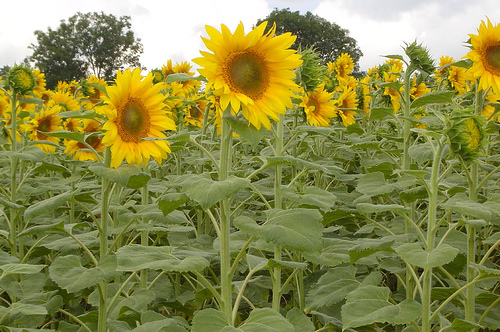
#> input picture src/image/01/1.jpg, 500 x 332 px, found by its file name
$ jupyter execute Lesson16.ipynb
#> lines starting #> are read from the running program, lines starting #| are printed output that depends on the picture
[cell 1]
#Bo loc Gaussian

from PIL import Image
import numpy as np
import matplotlib.pyplot as plt
from scipy import ndimage

# Đọc ảnh
image_path = 'D:/Python/computervision/image/01/1.jpg'
image = Image.open(image_path)
#> image is the input picture: PIL image 500x332 RGB; mean R, G, B 139.4, 139.2, 74.1

# Ảnh xám
gray_image = image.convert('L')
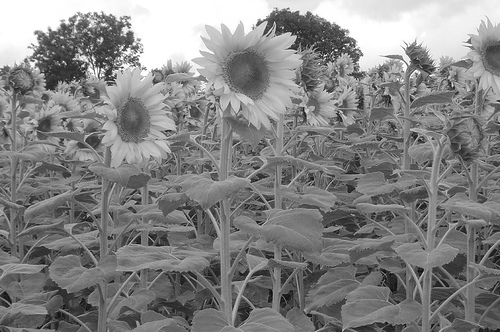
#> gray_image: PIL image 500x332 L; min 1, max 255, mean 131.8

# Chuyển ảnh xám về mảng
image_a = np.array(gray_image)

# Làm mờ ảnh xám với bộ lọc Gaussian
blurred_image_a = ndimage.gaussian_filter(image_a, sigma=1, mode="constant")
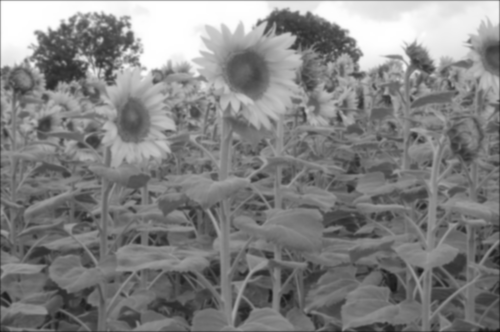
#> blurred_image_a: shape (332, 500); min 11, max 255, mean 130.3
blurred_image_b = ndimage.gaussian_filter(image_a, sigma=3, mode="constant")
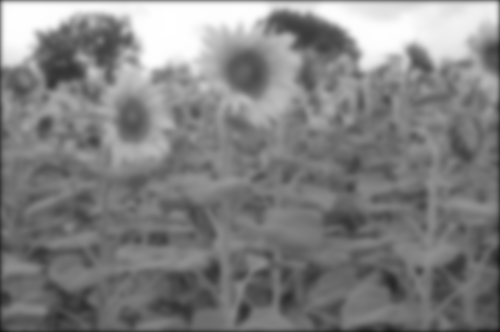
#> blurred_image_b: shape (332, 500); min 16, max 255, mean 129
blurred_image_c = ndimage.gaussian_filter(image_a, sigma=5, mode="constant")
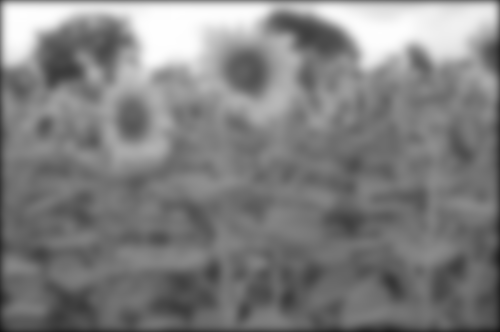
#> blurred_image_c: shape (332, 500); min 19, max 254, mean 127.7

# Hiển thị ảnh
fig, axs = plt.subplots(2,2, figsize=(10, 8))

plt.subplot(2,2,1)
plt.imshow(gray_image, cmap='gray')
plt.title('Ảnh xám gốc')

plt.subplot(2,2,2)
plt.imshow(blurred_image_a, cmap='gray')
plt.title('sigma=1')

plt.subplot(2,2,3)
plt.imshow(blurred_image_b, cmap='gray')
plt.title('sigma=3')

plt.subplot(2,2,4)
plt.imshow(blurred_image_c, cmap='gray')
plt.title('sigma=5')

$ run again, with src/image/01/2.jpg copied over src/image/01/1.jpg
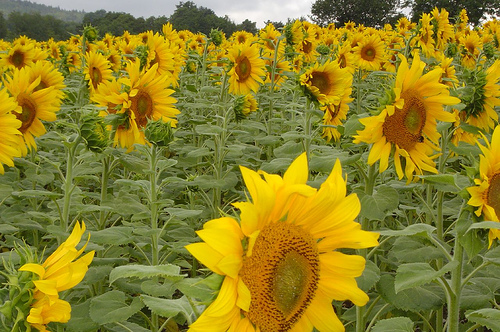
#> input picture src/image/01/2.jpg, 500 x 332 px, found by its file name
#> image is the input picture: PIL image 500x332 RGB; mean R, G, B 140.8, 128.7, 37.6
#> `blurred_image_b = ndimage.gaussian_filter(image_a, sigma=3, mode="cons..`:
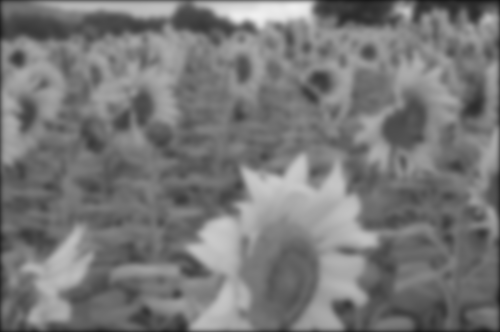
#> blurred_image_b: shape (332, 500); min 23, max 239, mean 119.4
#> `[cell 1] #Bo loc Gaussian  from PIL import Image import numpy as np im..`:
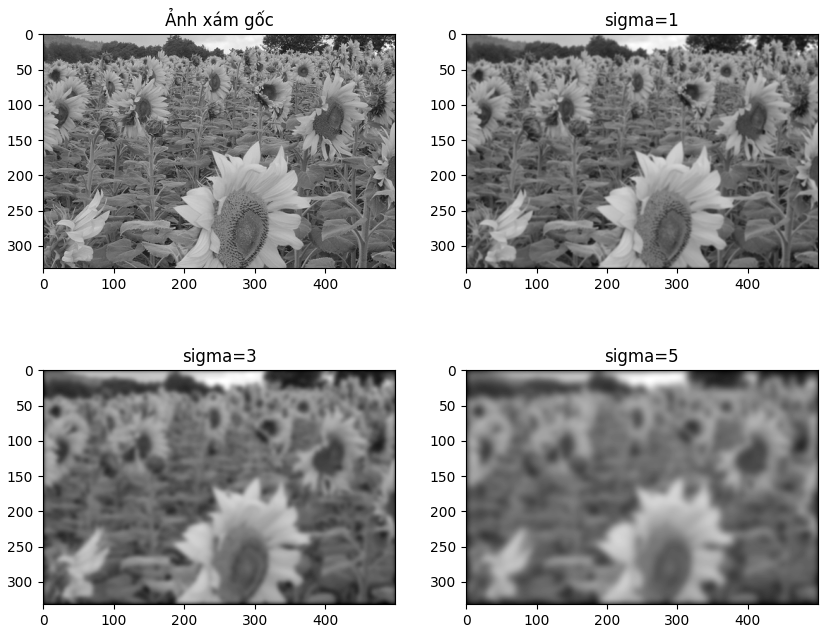
#> figure drawn by matplotlib, 4 panels

$ run again, with src/image/01/3.jpg copied over src/image/01/1.jpg
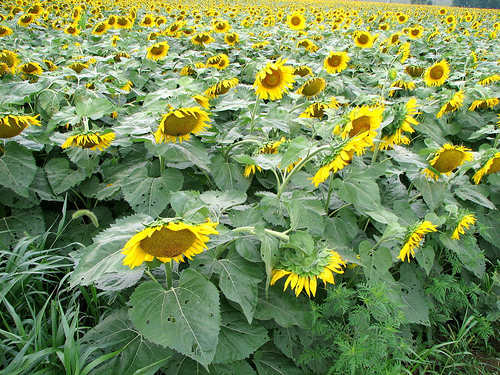
#> input picture src/image/01/3.jpg, 500 x 375 px, found by its file name
#> image is the input picture: PIL image 500x375 RGB; mean R, G, B 120, 142.1, 86.8
#> `blurred_image_a = ndimage.gaussian_filter(image_a, sigma=1, mode="cons..`:
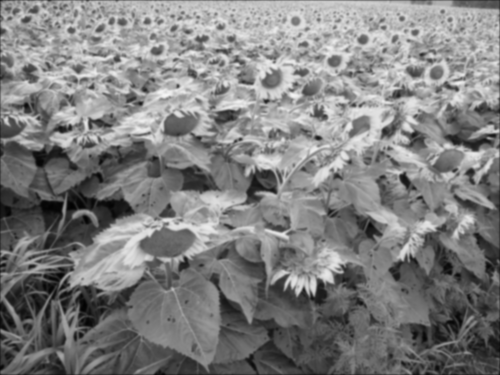
#> blurred_image_a: shape (375, 500); min 1, max 246, mean 127.8
#> `blurred_image_c = ndimage.gaussian_filter(image_a, sigma=5, mode="cons..`:
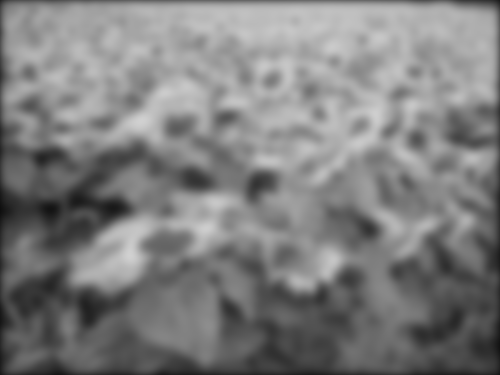
#> blurred_image_c: shape (375, 500); min 14, max 209, mean 126
